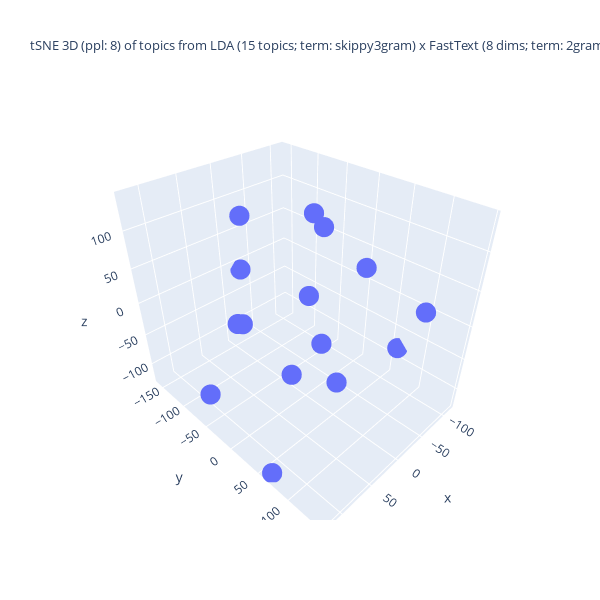

Notebook code cell kept with this figure:
### Code cell
%%capture --no-display

## Plotlyを使って tSNE の結果の可視化 (3D)
import numpy as np
import plotly.graph_objects as go

## 変数の指定
d1, d2, d3 = topic_tsne_3d[:,0], topic_tsne_3d[:,1], topic_tsne_3d[:,2]
fig = go.Figure(data = [go.Scatter3d(x = d1, y = d2, z = d3,
                                     mode = 'markers', marker = dict(size = 7)) ])

## 3D 散布図にラベルを追加する処理は未実装
if use_FastText:
    if use_LDA:
        title_val = f"tSNE 3D (ppl: {top_perplexity_val}) of topics from LDA ({n_topics} topics; term: {lda_term_type}) x FastText ({ft_n_dims} dims; term: {ft_term_type}; window: {ft_window_size})"
    else:
        title_val = f"tSNE 3D (ppl: {top_perplexity_val}) of dims under FastText ({n_topics} dims)"
else:
    title_val = f"tSNE 3D (ppl: {top_perplexity_val}) of topics from LDA ({n_topics} topics; term: {lda_term_type})"
#
fig.update_layout(title = dict(text = title_val, font_size = 13),
                  autosize = False, width = 600, height = 600,)
fig.show()

### Figure 1 — Plotly figure (JSON) as saved in the notebook; plotly's stock layout.template omitted (floating-point values rounded to 4 significant figures)
{"data": [{"marker": {"size": 7}, "mode": "markers", "type": "scatter3d", "x": [121.1, -114.8, -26.04, -76.28, 121.8, 63.0, -85.68, -4.886, -12.54, -104.3, 47.52, 15.25, -22.53, 113.3, 18.35], "y": [32.32, 61.32, -158.5, -62.78, 65.41, -55.09, 19.58, -32.94, 13.97, -96.98, 91.35, -97.93, 143.6, -56.28, 40.38], "z": [69.43, -80.91, -11.66, 90.02, -124.5, -7.385, 40.31, -119.7, -41.78, -65.1, -16.26, 104.8, 66.81, -91.35, 138.8]}], "layout": {"autosize": false, "height": 600, "title": {"font": {"size": 13}, "text": "tSNE 3D (ppl: 8) of topics from LDA (15 topics; term: skippy3gram) x FastText (8 dims; term: 2gram; window: 5)"}, "width": 600}}
